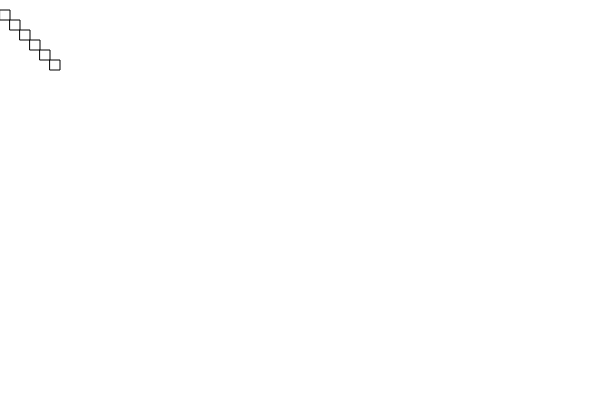
Frame 1 (no input)
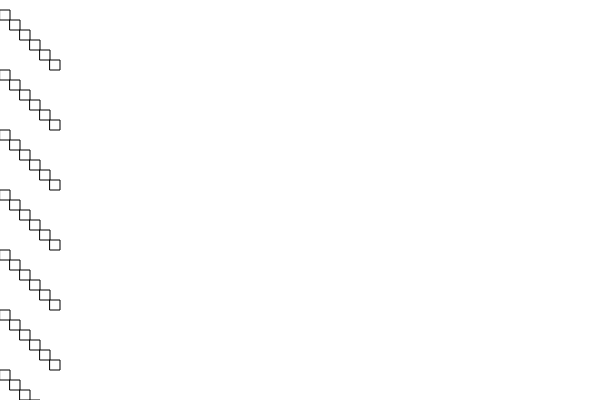
Frame 60 (no input)
Frame 120 (the mouse pressed at the canvas centre since frame 60): identical to frame 60, image omitted

The p5.js sketch that drew these frames (run headless with seeded random() and noise() and a simulated clock; from frame 60 on, the mouse is pressed at the canvas centre):

// p5.js sketch
// ── sketch.js

var j = 0;
function setup() {
  createCanvas(600,400);
  fill(255);
    
}

function draw() {
   var x = 10;
     var y = 10;
  for(var i =0 ; i < width/10; i += 10){
     if(j < height+10){
       j+=10;
       rect(i,j, x ,y);
     }
  }
  
}
